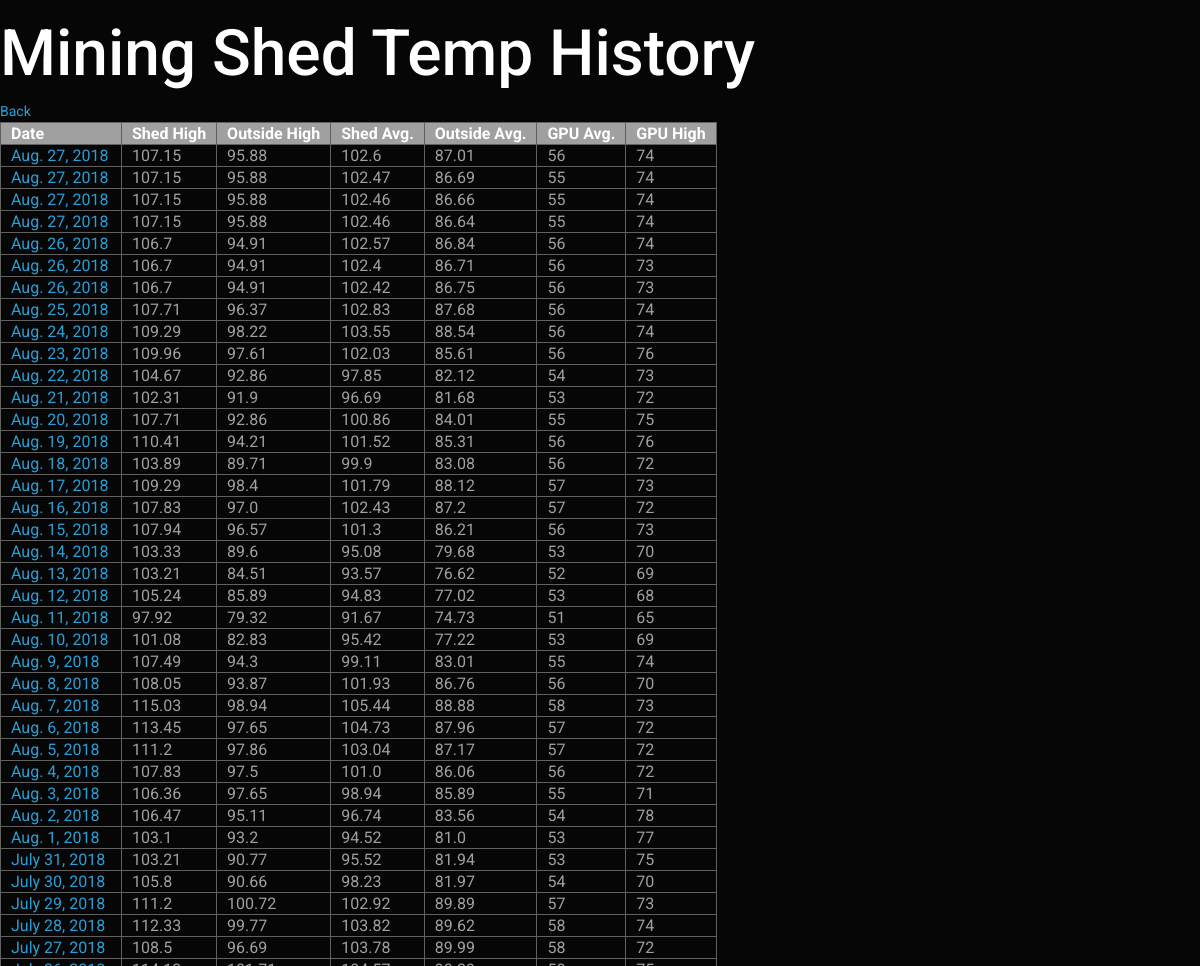
The app's page /history_list (upper part), older data.
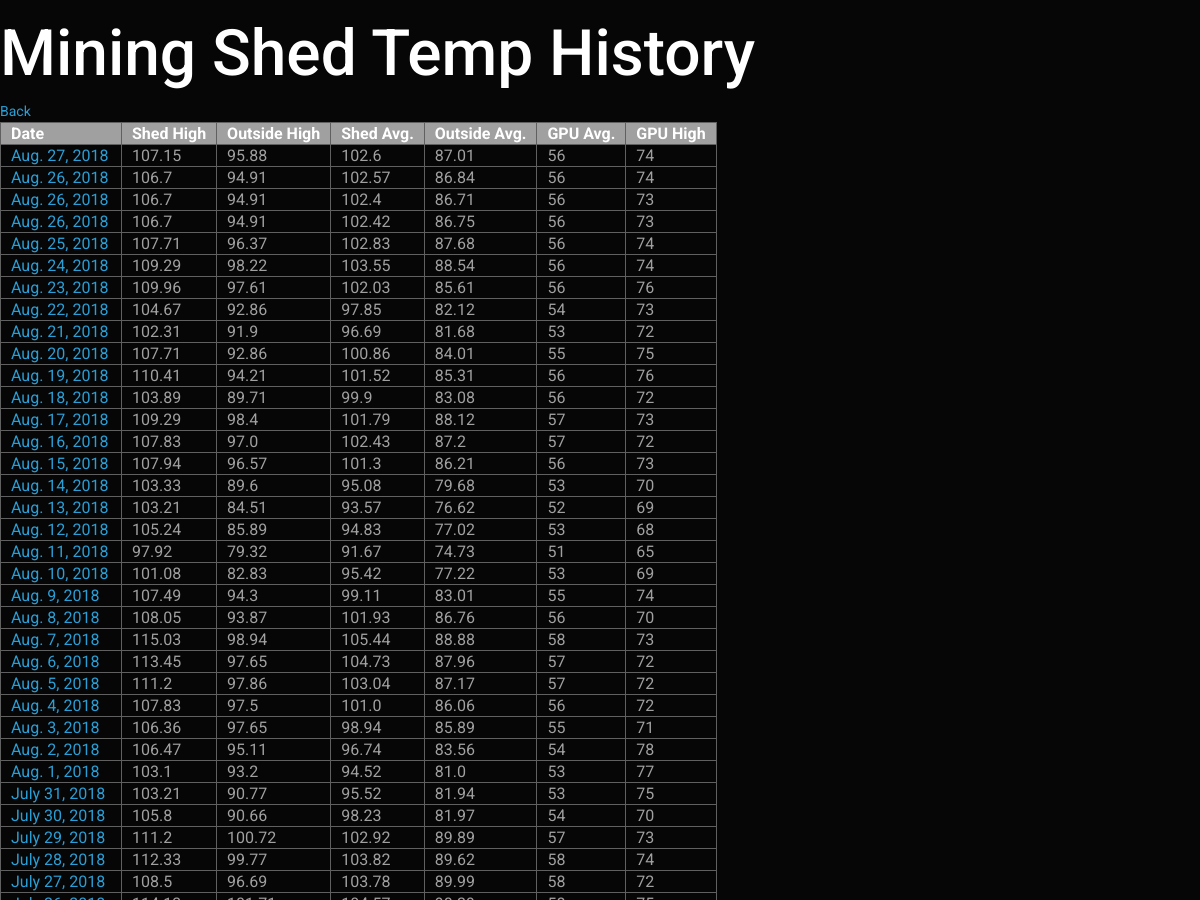
The same page, newer data.
### temp/models.py (models this page shows)
class History(models.Model):
        class Meta:
                ordering = ['-date']
	date = models.DateField()
	avgshed = models.FloatField()
	highshed = models.FloatField()
        avgouts = models.FloatField()
	highouts = models.FloatField()
        avggpu = models.IntegerField()
        highgpu = models.IntegerField()
	starttime = models.DateTimeField()
        endtime = models.DateTimeField(default=timezone.now)
	def __str__(self):
		return self.date.strftime("%m/%d/%Y")

### temp/views.py (the view)
# urls.py: url(r'history_list', views.history_list, name='history_list'),
def history_list(request):
	historys = History.objects.all().order_by('-date')
	return render(request, 'temp/history_list.html', {'historys': historys})

### temp/templates/temp/history_list.html (shortened to what this page needs)
<html>
<head>
</head>
<link rel="stylesheet" href="https://bootswatch.com/4/cyborg/bootstrap.min.css">
<link rel="stylesheet" href="https://bootswatch.com/4/cyborg/bootstrap.css">
<body bgcolor="#000000">
<p>
<div>
 <h1><FONT COLOR="#FFFFFF">Mining Shed Temp History</FONT></h1>
</div>
<a href="..">Back</a>
<table>
 <tr>
  <th bgcolor="#A0A0A0">Date</th>
  <th bgcolor="#A0A0A0">Shed High</th>
  <th bgcolor="#A0A0A0">Outside High</th>
  <th bgcolor="#A0A0A0">Shed Avg.</th>
  <th bgcolor="#A0A0A0">Outside Avg.</th>
  <th bgcolor="#A0A0A0">GPU Avg.</th>
  <th bgcolor="#A0A0A0">GPU High</th>
 </tr>
{% for history in historys %}
 <tr>
  <td> <FONT COLOR="#A0A0A0"><a href="{% url 'history_graph' date=history.date %}">{{ history.date }}</a></FONT></td>
  <td> <FONT COLOR="#A0A0A0">{{ history.highshed }}</FONT></td>
  <td> <FONT COLOR="#A0A0A0">{{ history.highouts }}</FONT></td>
  <td> <FONT COLOR="#A0A0A0">{{ history.avgshed }}</FONT></td>
  <td> <FONT COLOR="#A0A0A0">{{ history.avgouts }}</FONT></td>
  <td> <FONT COLOR="#A0A0A0">{{ history.avggpu }}</FONT></td>
  <td> <FONT COLOR="#A0A0A0">{{ history.highgpu }}</FONT></td>
 </tr>
{% endfor %}
</table>
</html>

### temp/templates/temp/history_list.html (style rules this page uses)
table { border-collapse: collapse; }
table, th, td { border: 1px solid #606060; padding-left: 10px; padding-right: 10px }

Row changes from the older to the newer data that the page shows:
removed History: date "Aug. 27, 2018", highshed "107.15", highouts "95.88", avgshed "102.47", avgouts "86.69", avggpu "55", highgpu "74"
removed History: date "Aug. 27, 2018", highshed "107.15", highouts "95.88", avgshed "102.46", avgouts "86.66", avggpu "55", highgpu "74"
removed History: date "Aug. 27, 2018", highshed "107.15", highouts "95.88", avgshed "102.46", avgouts "86.64", avggpu "55", highgpu "74"
